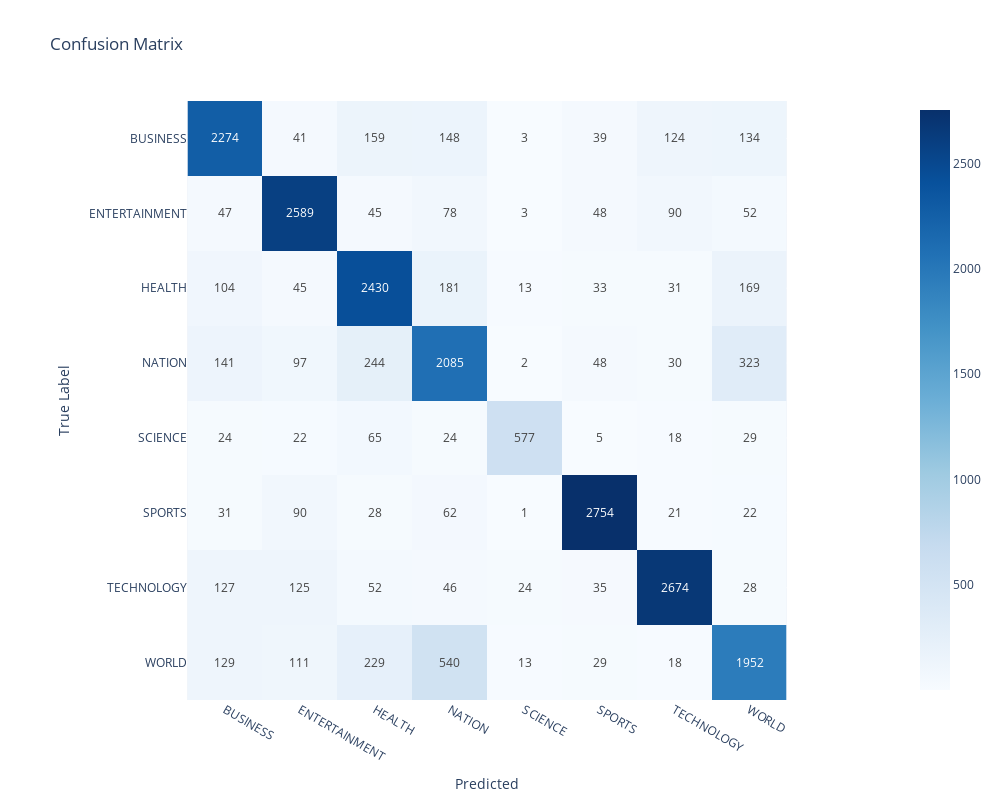

The code cell stored with this chart in its notebook:
### Code cell
LR_Tfidf_model = Model(filtered_X,y_enc, LogisticRegression(),TfidfVectorizer, class_labels) # Instanciate the model class
LR_Tfidf_model.fit() # Fitting the model
y_pred = LR_Tfidf_model.predict() # Make the predictions
class_labels=label_encoder.inverse_transform(range(8))

LR_Tfidf_model.report(y_pred,class_labels) # Show report on model performances

### Figure 1 — Plotly figure (JSON) as saved in the notebook; plotly's stock layout.template omitted (floating-point values rounded to 4 significant figures)
{"data": [{"coloraxis": "coloraxis", "hovertemplate": "Predicted: %{x}<br>True Label: %{y}<br>color: %{z}<extra></extra>", "name": "0", "texttemplate": "%{z}", "type": "heatmap", "x": ["BUSINESS", "ENTERTAINMENT", "HEALTH", "NATION", "SCIENCE", "SPORTS", "TECHNOLOGY", "WORLD"], "xaxis": "x", "y": ["BUSINESS", "ENTERTAINMENT", "HEALTH", "NATION", "SCIENCE", "SPORTS", "TECHNOLOGY", "WORLD"], "yaxis": "y", "z": [[2274, 41, 159, 148, 3, 39, 124, 134], [47, 2589, 45, 78, 3, 48, 90, 52], [104, 45, 2430, 181, 13, 33, 31, 169], [141, 97, 244, 2085, 2, 48, 30, 323], [24, 22, 65, 24, 577, 5, 18, 29], [31, 90, 28, 62, 1, 2754, 21, 22], [127, 125, 52, 46, 24, 35, 2674, 28], [129, 111, 229, 540, 13, 29, 18, 1952]]}], "layout": {"coloraxis": {"colorscale": [[0, "rgb(247,251,255)"], [0.125, "rgb(222,235,247)"], [0.25, "rgb(198,219,239)"], [0.375, "rgb(158,202,225)"], [0.5, "rgb(107,174,214)"], [0.625, "rgb(66,146,198)"], [0.75, "rgb(33,113,181)"], [0.875, "rgb(8,81,156)"], [1, "rgb(8,48,107)"]]}, "height": 800, "title": {"text": "Confusion Matrix"}, "width": 1000, "xaxis": {"anchor": "y", "constrain": "domain", "domain": [0, 1], "scaleanchor": "y", "title": {"text": "Predicted"}}, "yaxis": {"anchor": "x", "autorange": "reversed", "constrain": "domain", "domain": [0, 1], "title": {"text": "True Label"}}}}
